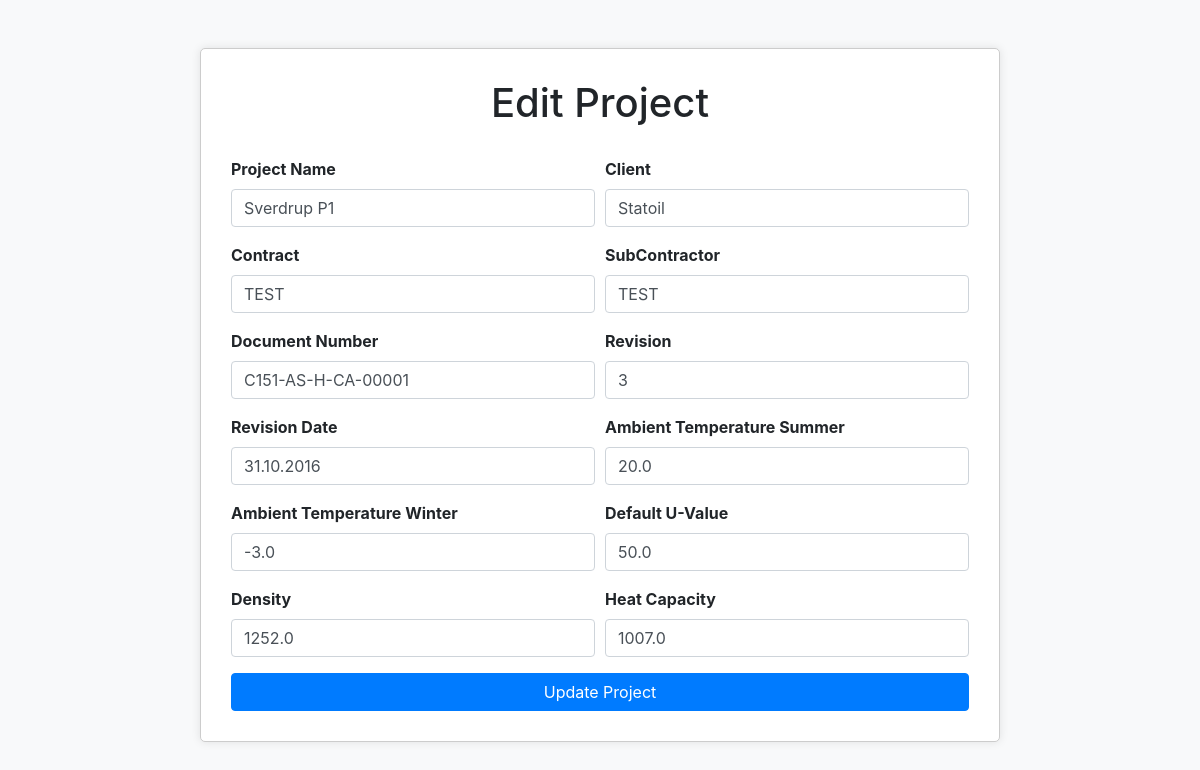
/project/7/edit, run on an earlier commit of the app's database.
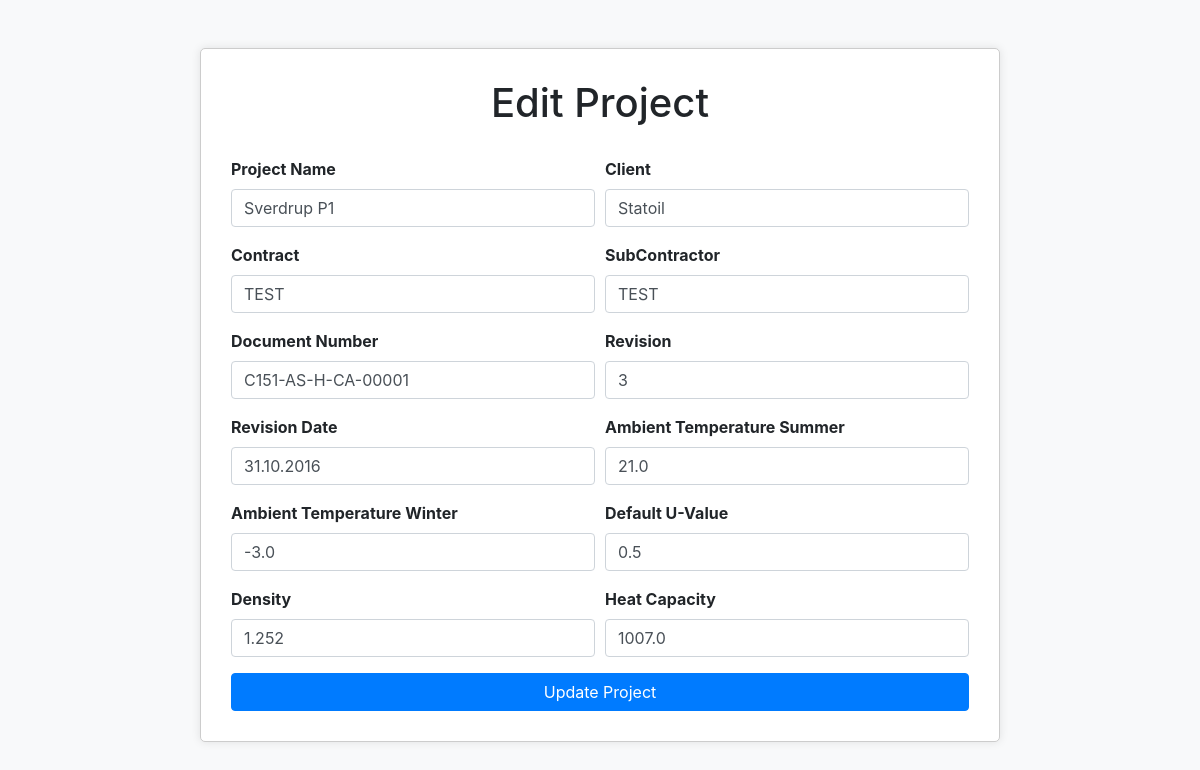
And on a later commit of the database.
### models.py (models this page shows)
class Project(Base):
    __tablename__ = 'projects'
    ProjectID = Column(Integer, primary_key=True)
    ProjectName = Column(String, nullable=False)
    Client = Column(String)
    Contract = Column(String)
    SubContractor = Column(String)
    DocumentNumber = Column(String)
    Revision = Column(String)
    RevisionDate = Column(String)
    AmbientTempSummer = Column(Float)
    AmbientTempWinter = Column(Float)
    DefaultUValue = Column(Float)
    Density = Column(Float)
    HeatCapacity = Column(Float)
    rooms = relationship("Room", back_populates="project")
    supply_systems = relationship("SupplySystem", back_populates="project")

### main.py (the view, shortened to what this page needs)
@app.route('/project/<int:project_id>/edit', methods=['GET', 'POST'])
def edit_project(project_id):
    session_db = create_session()
    project = session_db.query(Project).filter_by(ProjectID=project_id).first()
    if not project:
        flash('Project not found.', 'danger')
        return redirect(url_for('dashboard'))
    form = ProjectForm(request.form, obj=project)
    return render_template('project_form.html', form=form, project=project)

### forms.py
class ProjectForm(FlaskForm):
    ProjectID = HiddenField('ProjectID')
    ProjectName = StringField('Project Name', validators=[DataRequired()])
    Client = StringField('Client', validators=[Optional()])
    Contract = StringField('Contract', validators=[Optional()])
    SubContractor = StringField('SubContractor', validators=[Optional()])
    DocumentNumber = StringField('Document Number', validators=[Optional()])
    Revision = StringField('Revision', validators=[Optional()])
    RevisionDate = StringField('Revision Date', validators=[Optional()])
    AmbientTempSummer = FloatField('Ambient Temperature Summer', validators=[DataRequired()])
    AmbientTempWinter = FloatField('Ambient Temperature Winter', validators=[DataRequired()])
    DefaultUValue = FloatField('Default U-Value', validators=[DataRequired()])
    Density = FloatField('Density', validators=[DataRequired()])
    HeatCapacity = FloatField('Heat Capacity', validators=[DataRequired()])
    submit = SubmitField('Save')

### data_access.py (called while the page is built)
def create_session():
    return Session()

### main.py (called while the page is built)
@app.before_request
def log_request_info():
    app.logger.debug('Headers: %s', request.headers)
    app.logger.debug('Body: %s', request.get_data())

### templates/project_form.html (shortened to what this page needs)
<!DOCTYPE html>
<html lang="en">
<head>
    <link rel="stylesheet" href="https://stackpath.bootstrapcdn.com/bootstrap/4.5.2/css/bootstrap.min.css">
</head>
<body>
<div class="container mt-5">
    <div class="form-container">
        <h1 class="form-header">{{ 'Edit Project' if project else 'New Project' }}</h1>
        <form method="POST" action="{{ url_for('edit_project', project_id=project.ProjectID) if project else url_for('new_project') }}">
            <div class="form-row">
                <div class="form-group col-md-6">
                    {{ form.ProjectName.label }} {{ form.ProjectName(class="form-control") }}
                </div>
                <div class="form-group col-md-6">
                    {{ form.Client.label }} {{ form.Client(class="form-control") }}
                </div>
            </div>
            <div class="form-row">
                <div class="form-group col-md-6">
                    {{ form.Contract.label }} {{ form.Contract(class="form-control") }}
                </div>
                <div class="form-group col-md-6">
                    {{ form.SubContractor.label }} {{ form.SubContractor(class="form-control") }}
                </div>
            </div>
            <div class="form-row">
                <div class="form-group col-md-6">
                    {{ form.DocumentNumber.label }} {{ form.DocumentNumber(class="form-control") }}
                </div>
                <div class="form-group col-md-6">
                    {{ form.Revision.label }} {{ form.Revision(class="form-control") }}
                </div>
            </div>
            <div class="form-row">
                <div class="form-group col-md-6">
                    {{ form.RevisionDate.label }} {{ form.RevisionDate(class="form-control") }}
                </div>
                <div class="form-group col-md-6">
                    {{ form.AmbientTempSummer.label }} {{ form.AmbientTempSummer(class="form-control") }}
                </div>
            </div>
            <div class="form-row">
                <div class="form-group col-md-6">
                    {{ form.AmbientTempWinter.label }} {{ form.AmbientTempWinter(class="form-control") }}
                </div>
                <div class="form-group col-md-6">
                    {{ form.DefaultUValue.label }} {{ form.DefaultUValue(class="form-control") }}
                </div>
            </div>
            <div class="form-row">
                <div class="form-group col-md-6">
                    {{ form.Density.label }} {{ form.Density(class="form-control") }}
                </div>
                <div class="form-group col-md-6">
                    {{ form.HeatCapacity.label }} {{ form.HeatCapacity(class="form-control") }}
                </div>
            </div>
            <button type="submit" class="btn btn-primary btn-block">{{ 'Update Project' if project else 'Create Project' }}</button>
        </form>
    </div>
</div>
</body>
</html>

What changed in the data, as far as the page shows it:
changed Project "Sverdrup P1": AmbientTempSummer "20.0" → "21.0"; DefaultUValue "50.0" → "0.5"; Density "1252.0" → "1.252"
